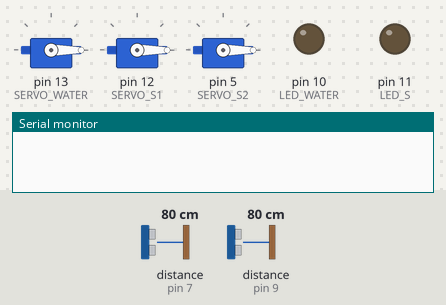
This sketch was run on a simulated Arduino Uno, built with avr-gcc and run on an emulated ATmega328P. Parts: 3 × servo, output pins drawn as LEDs (lit = HIGH), the last lines printed to the serial monitor. Wiring (inferred from the names in the program): 2 × ultrasonic range finder: trigger pin 6, echo pin 7 / trigger pin 8, echo pin 9. Dashed ring = blinking. The inputs (shaded band) are chosen by the test bench; at power-on: distance to the obstacle (sensors on pin 7, pin 9) 80 cm. The echo pulse lasts 58.3 µs per cm; pins used as bus, display or sensor lines are not drawn.

Above: at 1.3 s.
1.4 s: distance to the obstacle (sensor on pin 7) set to 13 cm
2.9 s: distance to the obstacle (sensor on pin 7) set to 10 cm
At 3.7 s:
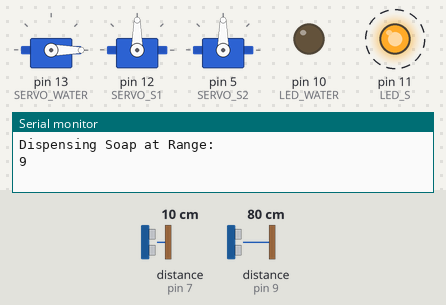
5.9 s: distance to the obstacle (sensor on pin 9) set to 13 cm
7.5 s: distance to the obstacle (sensor on pin 9) set to 10 cm
At 8.3 s:
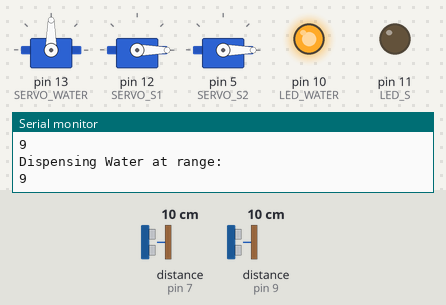
10.5 s: distance to the obstacle (sensor on pin 9) set to 18 cm
At 12.9 s:
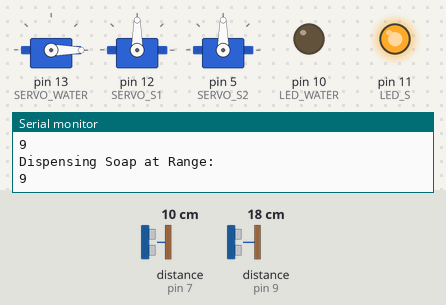
13.5 s: distance to the obstacle (sensor on pin 7) set to 18 cm
At 14.8 s:
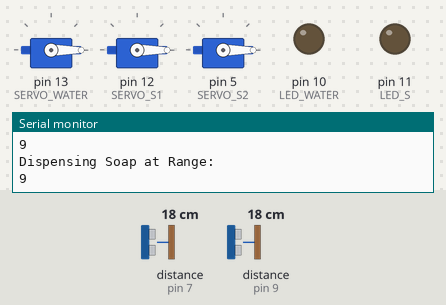
Timing chart, 0 to 16.0 s (numbered marks = the images above; inputs shaded):
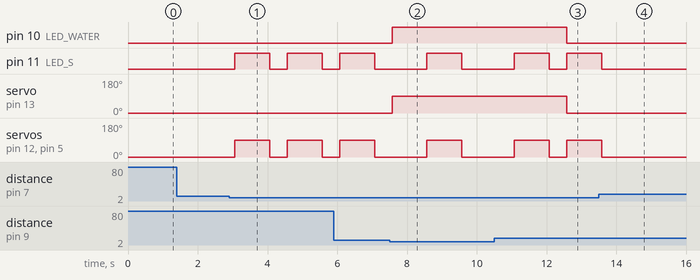

The sketch:

Water_And_Soap_Dispenser.ino
```cpp
#include<Servo.h>

enum PINS_WATER{LED_WATER = 10, TRIG_WATER = 8, ECHO_WATER = 9, SERVO_WATER = 13, LOWER_RANGE = 0, UPPER_RANGE = 10};
enum PINS_SOAP{LED_S = 11, TRIG_S = 6, ECHO_S = 7, SERVO_S1 = 12, SERVO_S2 = 5};


long duration = 0, duration_s = 0;
int distance = 0, distance_s = 0;

Servo dispenser;
Servo soap1;
Servo soap2;

void setup(){
	pinMode(LED_WATER, OUTPUT);
  	pinMode(LED_S, OUTPUT);

  	pinMode(TRIG_WATER, OUTPUT);
  	pinMode(TRIG_S, OUTPUT);

  	pinMode(ECHO_WATER, INPUT);
  	pinMode(ECHO_S, INPUT);

  	dispenser.attach(SERVO_WATER);
  	soap1.attach(SERVO_S1);
 	soap2.attach(SERVO_S2);

  	dispenser.write(0);
  	soap1.write(0);
  	soap2.write(0);

  	Serial.begin(9600);
}

void loop(){

  digitalWrite(TRIG_WATER, LOW);
  delayMicroseconds(2);
  digitalWrite(TRIG_WATER, HIGH);
  delayMicroseconds(10);
  digitalWrite(TRIG_WATER, LOW);
  duration = pulseIn(ECHO_WATER, HIGH);
  distance = duration * 0.034 / 2;
  if(distance >= LOWER_RANGE && distance <= UPPER_RANGE)
  {
  		digitalWrite(LED_WATER, HIGH);
    	dispenser.write(90);
    	Serial.println("Dispensing Water at range: ");
    	Serial.println(distance);
    	delay(1000);
  }

  digitalWrite(TRIG_S, LOW);
  delayMicroseconds(2);
  digitalWrite(TRIG_S, HIGH);
  delayMicroseconds(10);
  digitalWrite(TRIG_S, LOW);
  duration_s = pulseIn(ECHO_S, HIGH);
  distance_s = duration_s * 0.034 / 2;
  if(distance_s > LOWER_RANGE && distance_s <= UPPER_RANGE)
  {
  		digitalWrite(LED_S, HIGH);
    	soap1.write(90);
    	soap2.write(90);
    	Serial.println("Dispensing Soap at Range: ");
    	Serial.println(distance_s);
    	delay(1000);
  }

    soap1.write(0);
  	soap2.write(0);
    digitalWrite(LED_S, LOW);

  	delay(500);

  	dispenser.write(0);
  	digitalWrite(LED_WATER, LOW);
}
```

Measured:
- the behaviour switches between 12 and 11 cm on distance to the obstacle (sensor on pin 7) (found by bisection; images 0 and 1)
- the behaviour switches between 12 and 11 cm on distance to the obstacle (sensor on pin 9) (found by bisection; images 1 and 2)
- after the input at 1.4 s, every drawn part: stays the same
- after the input at 2.9 s, pin 11 (LED_S): alternates HIGH for 1.0 s and LOW for 0.51 s, starting after 0.16 s; servo on pin 12 (SERVO_S1), servo on pin 5 (SERVO_S2): alternates 90° for 1.0 s and 0° for 0.51 s, starting after 0.16 s
- after the input at 7.5 s, pin 10 (LED_WATER): LOW → HIGH after 0.07 s; servo on pin 13 (SERVO_WATER): 0° → 90° after 0.07 s
- after the input at 10.5 s, pin 10 (LED_WATER): HIGH → LOW after 2.1 s; servo on pin 13 (SERVO_WATER): 90° → 0° after 2.1 s
- after the input at 13.5 s, pin 11 (LED_S): goes on until 13.6 s, then stays LOW; servo on pin 12 (SERVO_S1), servo on pin 5 (SERVO_S2): goes on until 13.6 s, then stays 0°
